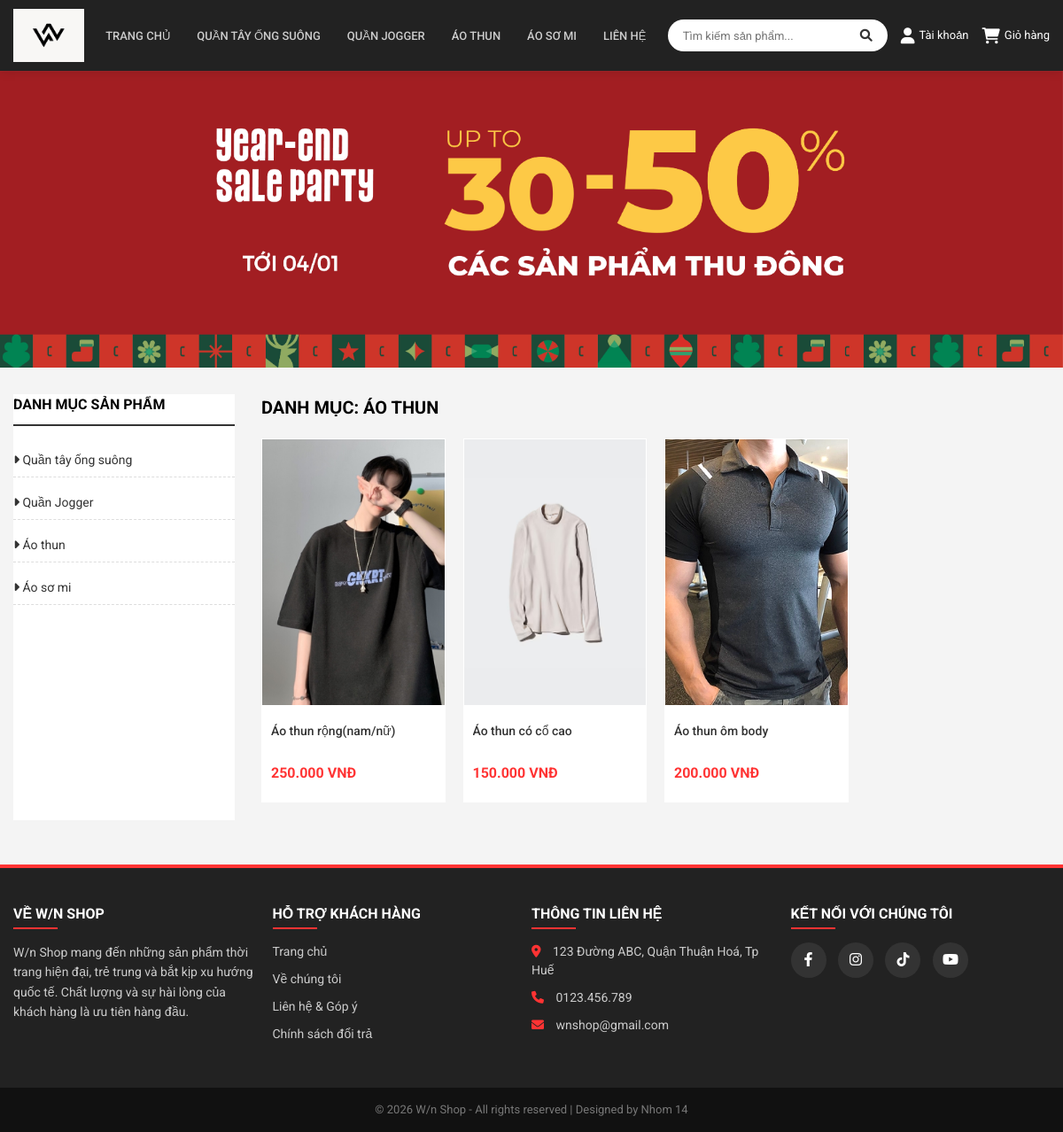
The page /DuAnWeb/index.php?quanly=danhmucsanpham&id=11 on the database its author committed.
### tables this page shows
CREATE TABLE `tbl_danhmuc` (
  `id_danhmuc` int(11) NOT NULL,
  `tendanhmuc` varchar(100) NOT NULL,
  `thutu` int(11) NOT NULL
);

CREATE TABLE `tbl_sanpham` (
  `id_sanpham` int(11) NOT NULL,
  `tensanpham` varchar(250) NOT NULL,
  `masanpham` varchar(100) NOT NULL,
  `giasanpham` varchar(50) NOT NULL,
  `soluong` int(11) NOT NULL,
  `noidung` text NOT NULL,
  `tomtat` tinytext NOT NULL,
  `hinhanh` varchar(50) NOT NULL,
  `tinhtrang` int(11) NOT NULL,
  `id_danhmuc` int(11) NOT NULL
);

### DuAnWeb/pages/main/danhmuc.php (the view, shortened to what this page needs)
<?php
    $sql_cate = "SELECT * FROM tbl_danhmuc WHERE id_danhmuc='$_GET[id]' LIMIT 1";
    $query_cate = mysqli_query($mysqli, $sql_cate);
    $row_title = mysqli_fetch_array($query_cate);
?>
<h3 class="heading-product">Danh mục: <?php echo $row_title['tendanhmuc'] ?></h3>
<ul class="product_list">
    <?php
    $sql_pro = "SELECT * FROM tbl_sanpham WHERE id_danhmuc='$_GET[id]' ORDER BY id_sanpham DESC";
    $query_pro = mysqli_query($mysqli, $sql_pro);
    if(mysqli_num_rows($query_pro) > 0){
        while($row = mysqli_fetch_array($query_pro)){
    ?>
    <li>
        <div class="product-item">
            <a href="index.php?quanly=sanpham&id=<?php echo $row['id_sanpham']?>">
                <div class="product-img">
                    <img src="admincp/modules/quanlysp/uploads/<?php echo $row['hinhanh']?>">
                </div>
                <div class="product-info">
                    <p class="title_product"><?php echo $row['tensanpham']?></p>
                    <p class="title_price"><?php echo number_format($row['giasanpham'],0,',','.').' VNĐ'?></p>
                </div>
            </a>
        </div>
    </li>
    <?php
        }
    } else {
        echo '<p style="padding: 10px;">Hiện chưa có sản phẩm nào trong danh mục này.</p>';
    }
    ?>
</ul>

### DuAnWeb/pages/header.php (shortened to what this page needs)
<div class="header-container">
    <div class="header-main">
        <div class="logo">
            <a href="index.php">
                <img src="images/logo/logo.png" alt="W/N Shop Logo">
            </a>
        </div>
        <div class="main-menu">
            <ul>
                <li><a href="index.php">TRANG CHỦ</a></li>
                <?php
                $sql_danhmuc = "SELECT * FROM tbl_danhmuc ORDER BY thutu DESC";
                $query_danhmuc = mysqli_query($mysqli,$sql_danhmuc);
                while($row = mysqli_fetch_array($query_danhmuc)){
                ?>
                <li><a href="index.php?quanly=danhmucsanpham&id=<?php echo $row['id_danhmuc'] ?>"><?php echo strtoupper($row['tendanhmuc']) ?></a></li>
                <?php } ?>
                <li><a href="index.php?quanly=lienhe">LIÊN HỆ</a></li>
            </ul>
        </div>
        <div class="header-actions">
            <form action="index.php?quanly=timkiem" method="POST" class="search-box">
                <input type="text" name="tukhoa" placeholder="Tìm kiếm sản phẩm...">
                <button type="submit" name="timkiem"><i class="fa fa-search"></i></button>
            </form>
            <div class="user-actions">
                <?php if(isset($_SESSION['dangky'])){ ?>
                    <a href="index.php?quanly=thongtin" title="Tài khoản">
                        <i class="fa fa-user"></i> <?php echo $_SESSION['dangky']; ?>
                    </a>
                    <a href="index.php?dangxuat=1" title="Đăng xuất"><i class="fa fa-sign-out-alt"></i></a>
                <?php } else { ?>
                    <a href="index.php?quanly=dangky" title="Đăng nhập/Đăng ký">
                        <i class="fa fa-user"></i> Tài khoản
                    </a>
                <?php } ?>
                <a href="index.php?quanly=giohang" class="cart-btn">
                    <i class="fa fa-shopping-cart"></i> Giỏ hàng
                </a>
            </div>
        </div>
    </div>
</div>

### DuAnWeb/pages/sidebar/sidebar.php
<div class="sidebar">
    <h3 class="sidebar-title">DANH MỤC SẢN PHẨM</h3>
    <ul class="list_sidebar">
        <?php
            $sql_danhmuc = "SELECT * FROM tbl_danhmuc ORDER BY id_danhmuc DESC";
            $query_danhmuc = mysqli_query($mysqli,$sql_danhmuc);
            while($row = mysqli_fetch_array($query_danhmuc)) {
        ?>
        <li>
            <a href="index.php?quanly=danhmucsanpham&id=<?php echo $row['id_danhmuc']?>">
                <i class="fa fa-caret-right"></i> <?php echo $row['tendanhmuc']?>
            </a>
        </li>
        <?php
        }
        ?>
    </ul>
</div>

### DuAnWeb/css/style.css (style rules this page uses)
* { box-sizing: border-box; font-family: 'Roboto', sans-serif; margin: 0; padding: 0; }
body { background-color: #f4f4f4; font-size: 14px; line-height: 1.5; }
a { text-decoration: none; color: inherit; }
.header-container { background-color: #222; color: white; height: 80px; display: flex; align-items: center; position: sticky; top: 0; z-index: 1000; box-shadow: 0 2px 10px rgba(0,0,0,0.1); }
.header-main { width: 100%; max-width: 1200px; margin: 0 auto; padding: 0 15px; display: flex; justify-content: space-between; align-items: center; }
.logo img { height: 60px; width: auto; display: block; filter: invert(1); }
.main-menu ul { list-style: none; display: flex; gap: 10px; }
.main-menu ul li a { color: #ccc; font-weight: 500; font-size: 13px; text-transform: uppercase; padding: 10px; transition: 0.3s; white-space: nowrap; }
.header-actions { display: flex; align-items: center; gap: 15px; }
.search-box { display: flex; background: white; border-radius: 30px; overflow: hidden; border: 2px solid transparent; }
.search-box input { border: none; padding: 8px 15px; outline: none; width: 200px; font-size: 13px; }
.search-box button { background: transparent; border: none; color: #333; padding: 8px 15px; cursor: pointer; font-size: 14px; }
.user-actions { display: flex; align-items: center; gap: 15px; }
.user-actions a { color: white; font-size: 13px; display: flex; align-items: center; gap: 5px; transition: 0.2s; }
.user-actions i { font-size: 18px; }
.sidebar { width: 250px; flex-shrink: 0; background: #fff; }
.sidebar-title { font-size: 16px; font-weight: bold; text-transform: uppercase; margin-bottom: 20px; border-bottom: 2px solid #333; padding-bottom: 10px; }
ul.list_sidebar { list-style: none; }
ul.list_sidebar li { margin-bottom: 10px; }
ul.list_sidebar li a { color: #333; font-size: 14px; display: block; padding: 8px 0; transition: 0.2s; border-bottom: 1px dashed #ddd; }
.heading-product { font-size: 20px; font-weight: bold; margin-bottom: 20px; text-transform: uppercase; }
ul.product_list { list-style: none; display: flex; flex-wrap: wrap; gap: 20px; }
ul.product_list li { width: calc(25% - 15px); background: #fff; margin-bottom: 20px; }
.product-item { position: relative; border: 1px solid transparent; padding-bottom: 10px; transition: 0.3s; }
.product-img { width: 100%; height: 300px; overflow: hidden; position: relative; background: #f9f9f9; }
.product-img img { width: 100%; height: 100%; object-fit: cover; transition: transform 0.5s; }
.product-info { padding: 10px; text-align: left; }
p.title_product { font-size: 14px; color: #333; margin: 10px 0 5px 0; height: 40px; overflow: hidden; line-height: 1.4; font-weight: 500; }
p.title_price { font-size: 16px; color: #ff3333; font-weight: bold; margin: 0; }

### rows shown on the page
tbl_danhmuc: tendanhmuc "QUẦN TÂY ỐNG SUÔNG", tendanhmuc "Quần tây ống suông"
tbl_danhmuc: tendanhmuc "QUẦN JOGGER", tendanhmuc "Quần Jogger"
tbl_danhmuc: tendanhmuc "ÁO THUN", tendanhmuc "Áo thun"
tbl_danhmuc: tendanhmuc "ÁO SƠ MI", tendanhmuc "Áo sơ mi"
tbl_sanpham: hinhanh (picture), tensanpham "Áo thun rộng(nam/nữ)", giasanpham "250.000"
tbl_sanpham: hinhanh (picture), tensanpham "Áo thun có cổ cao", giasanpham "150.000"
tbl_sanpham: hinhanh (picture), tensanpham "Áo thun ôm body", giasanpham "200.000"
